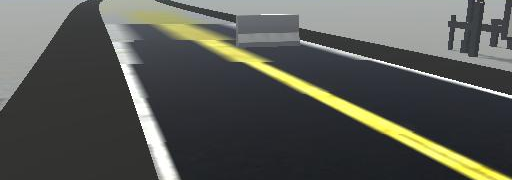
#> input picture Color/race_frame_3.png, 512 x 180 px, found by its file name
$ python HSV_color.py
#> lines starting #> are read from the running program, lines starting #| are printed output that depends on the picture; after the words box and inside, x2 and y2 are one past the last pixel; in counts of white or black regions, pixels touching at a corner belong together
import cv2 as cv
import numpy as np

def nothing(x):
    pass

cv.namedWindow('road',cv.WINDOW_NORMAL)

cv.createTrackbar('kernel','road',1,99,nothing)
cv.createTrackbar('Hue_low','road',0,180,nothing)
#> slider 'Hue_low' is set to 36
cv.createTrackbar('Hue_up','road',180,180,nothing)
cv.createTrackbar('saturation_low','road',0,255,nothing)
#> slider 'saturation_low' is set to 51
cv.createTrackbar('saturation_up','road',255,255,nothing)
cv.createTrackbar('value_low','road',0,255,nothing)
#> slider 'value_low' is set to 51
cv.createTrackbar('value_up','road',255,255,nothing)

while(True):
    image =cv.imread('./color/race_frame_3.png')
#> image is the input picture: shape (180, 512, 3); mean B, G, R 82.9, 88.4, 86.8

    kernel = cv.getTrackbarPos('kernel','road')
    if kernel % 2 !=0:
        img_fill = cv.GaussianBlur(image,(kernel,kernel),0,0)
        # img_fill = cv.medianBlur(image, kernel)

    cv.imshow('img_fill',img_fill)
    hsv_img = cv.cvtColor(img_fill, cv.COLOR_BGR2HSV)
#> hsv_img: shape (180, 512, 3); mean H, S, V 75.3, 29.7, 91.1

    H_low = cv.getTrackbarPos('Hue_low','road')
    H_up = cv.getTrackbarPos('Hue_up','road')
    S_low = cv.getTrackbarPos('saturation_low','road')
    S_up = cv.getTrackbarPos('saturation_up','road')
    V_low = cv.getTrackbarPos('value_low','road')
    V_up = cv.getTrackbarPos('value_up','road')

    color_low = np.array([H_low,S_low,V_low])
    color_up = np.array([H_up,S_up,V_up])

    color_mask =cv.inRange(hsv_img,color_low,color_up)
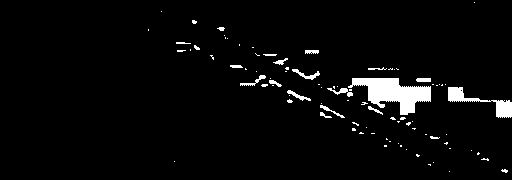
#> color_mask: shape (180, 512); 3.6% white; 88 white regions (69 under 20 px), largest, box (x1, y1, x2, y2) and area: (348, 78, 431, 115) 1574, (448, 87, 512, 118) 574, (292, 69, 320, 80) 101

    bitwise_frame = cv.bitwise_and(image, image , mask= color_mask)
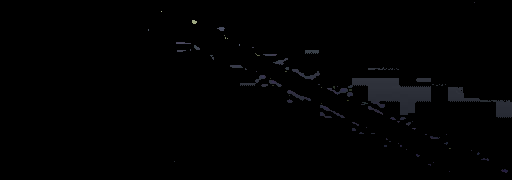
#> bitwise_frame: shape (180, 512, 3); mean B, G, R 2.1, 1.7, 1.7
    cv.imshow('road',bitwise_frame)

    # cv.imshow('color_mask',color_mask)

    if cv.waitKey(1) == ord('q'): break
#> (key q is pressed here)

print('H_low: {}, S_low: {}, V_low: {}'.format(H_low,S_low,V_low))
print('H_up: {}, S_up: {}, V_up: {}'.format(H_up,S_up,V_up))

$ run again, with Color/race_frame_2.png copied over Color/race_frame_3.png
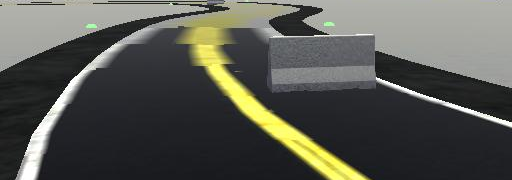
#> input picture Color/race_frame_2.png, 512 x 180 px, found by its file name
#> image is the input picture: shape (180, 512, 3); mean B, G, R 80.9, 87.9, 87
#> hsv_img: shape (180, 512, 3); mean H, S, V 81.1, 31.1, 90.4
#> `color_mask =cv.inRange(hsv_img,color_low,color_up)`:
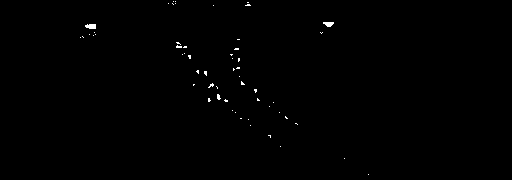
#> color_mask: shape (180, 512); 0.34% white in thin lines or dots, all inside (x1, y1, x2, y2) = (80, 1, 369, 175)
